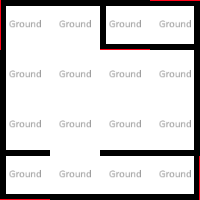

Below is a game level as drawn by its tile map, then a one-line description and the .tmx file that defines it, in full:
An orthogonal 4x4 tile map with 50x50 px tiles, 3 tile layers (Ground, Walls, InnerWalls), 1 hidden layer not drawn, 2 tilesets and 5 objects (ButtonSoundPlayer).

<map version="1.8" tiledversion="1.8.1" orientation="orthogonal" renderorder="left-up" compressionlevel="0" width="4" height="4" tilewidth="50" tileheight="50" infinite="0" nextlayerid="30" nextobjectid="71">
 <properties>
  <property name="AutoElevate" type="bool" value="false" />
  <property name="NoAgents" type="bool" value="false" />
  <property name="NoSpawning" type="bool" value="false" />
 </properties>
 <tileset firstgid="1" source="../../_Tiled/Master.tsx" />
 <tileset firstgid="34" source="../../_Tiled/Deco.tsx" />
 <group id="5" name="Floor 0">
  <properties>
   <property name="Height" type="float" value="2.5" />
  </properties>
  <layer id="1" name="Ground" width="4" height="4">
   <properties>
    <property name="Materials" value="[ground]" />
    <property name="Walkable" type="bool" value="true" />
   </properties>
   <data encoding="csv">
4,4,4,4,
4,4,4,4,
4,4,4,4,
4,4,4,4
</data>
  </layer>
  <layer id="28" name="Ceiling" width="4" height="4" visible="0">
   <properties>
    <property name="AtCeiling" type="bool" value="true" />
    <property name="Materials" value="[ceiling]" />
   </properties>
   <data encoding="csv">
3,3,3,0,
3,3,3,0,
3,3,3,0,
0,0,0,0
</data>
  </layer>
  <layer id="3" name="Walls" width="4" height="4">
   <properties>
    <property name="ConnectToCeiling" type="bool" value="true" />
    <property name="Materials" value="[mainWalls]" />
   </properties>
   <data encoding="csv">
2684354566,3221225477,3221225477,3221225478,
2684354565,0,0,1610612741,
2684354565,0,0,1610612741,
6,5,5,1610612742
</data>
  </layer>
  <layer id="29" name="InnerWalls" width="4" height="4">
   <properties>
    <property name="ConnectToCeiling" type="bool" value="true" />
   </properties>
   <data encoding="csv">
0,0,6,5,
0,0,0,0,
0,0,0,0,
3221225477,0,3221225477,3221225477
</data>
  </layer>
  <objectgroup id="4" name="Transitions">
   <object id="65" gid="20" x="100" y="50" width="50" height="50" rotation="-90" />
   <object id="66" gid="8" x="150" y="200" width="50" height="50" rotation="-90">
    <properties>
     <property name="TargetZone" value="[exit]" />
    </properties>
   </object>
  </objectgroup>
  <objectgroup id="27" name="Objects">
   <object id="68" gid="14" x="100" y="150" width="50" height="50">
    <properties>
     <property name="Variable" value="EndingCTrigger" />
     <property name="Y" type="int" value="2" />
    </properties>
   </object>
   <object id="69" type="ButtonSoundPlayer" gid="40" x="50" y="100" width="50" height="50" />
   <object id="70" gid="13" x="50" y="150" width="50" height="50">
    <properties>
     <property name="Variable" value="EndingCTrigger" />
    </properties>
   </object>
  </objectgroup>
 </group>
</map>
